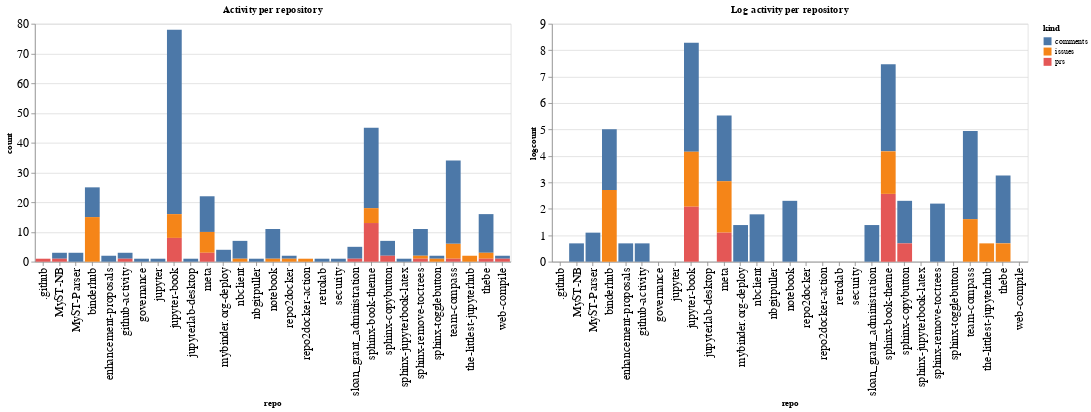

Notebook code for this chart:
### Code cell
ch1 = alt.Chart(repo_summaries, width=600, title="Activity per repository").mark_bar().encode(
    x='repo',
    y='count',
    color='kind',
    tooltip="kind"
)

ch2 = alt.Chart(repo_summaries, width=600, title="Log activity per repository").mark_bar().encode(
    x='repo',
    y='logcount',
    color='kind',
    tooltip="kind"
)

ch1 | ch2

### Figure 1 — Vega-Lite specification as saved in the notebook (floating-point values rounded to 4 significant figures)
{"config": {"axisLeft": {"labelFontSize": 15}, "axisBottom": {"labelFontSize": 15}}, "hconcat": [{"mark": "bar", "encoding": {"color": {"type": "nominal", "field": "kind"}, "tooltip": {"type": "nominal", "field": "kind"}, "x": {"type": "nominal", "field": "repo"}, "y": {"type": "quantitative", "field": "count"}}, "title": "Activity per repository", "width": 600}, {"mark": "bar", "encoding": {"color": {"type": "nominal", "field": "kind"}, "tooltip": {"type": "nominal", "field": "kind"}, "x": {"type": "nominal", "field": "repo"}, "y": {"type": "quantitative", "field": "logcount"}}, "title": "Log activity per repository", "width": 600}], "data": {"name": "data-ce3b6317eb01c195d6fdc9ecfeb22109"}, "$schema": "https://vega.github.io/schema/vega-lite/v4.8.1.json", "datasets": {"data-ce3b6317eb01c195d6fdc9ecfeb22109": [{"repo": ".github", "kind": "prs", "count": 1, "logcount": 0.0}, {"repo": "MyST-NB", "kind": "comments", "count": 2, "logcount": 0.6931}, {"repo": "MyST-NB", "kind": "prs", "count": 1, "logcount": 0.0}, {"repo": "MyST-Parser", "kind": "comments", "count": 3, "logcount": 1.099}, {"repo": "binderhub", "kind": "comments", "count": 10, "logcount": 2.303}, {"repo": "binderhub", "kind": "issues", "count": 15, "logcount": 2.708}, {"repo": "enhancement-proposals", "kind": "comments", "count": 2, "logcount": 0.6931}, {"repo": "github-activity", "kind": "comments", "count": 2, "logcount": 0.6931}, {"repo": "github-activity", "kind": "prs", "count": 1, "logcount": 0.0}, {"repo": "governance", "kind": "comments", "count": 1, "logcount": 0.0}, {"repo": "jupyter", "kind": "comments", "count": 1, "logcount": 0.0}, {"repo": "jupyter-book", "kind": "comments", "count": 62, "logcount": 4.127}, {"repo": "jupyter-book", "kind": "issues", "count": 8, "logcount": 2.079}, {"repo": "jupyter-book", "kind": "prs", "count": 8, "logcount": 2.079}, {"repo": "jupyterlab-desktop", "kind": "comments", "count": 1, "logcount": 0.0}, {"repo": "meta", "kind": "comments", "count": 12, "logcount": 2.485}, {"repo": "meta", "kind": "issues", "count": 7, "logcount": 1.946}, {"repo": "meta", "kind": "prs", "count": 3, "logcount": 1.099}, {"repo": "mybinder.org-deploy", "kind": "comments", "count": 4, "logcount": 1.386}, {"repo": "nbclient", "kind": "comments", "count": 6, "logcount": 1.792}, {"repo": "nbclient", "kind": "issues", "count": 1, "logcount": 0.0}, {"repo": "nbgitpuller", "kind": "comments", "count": 1, "logcount": 0.0}, {"repo": "notebook", "kind": "comments", "count": 10, "logcount": 2.303}, {"repo": "notebook", "kind": "issues", "count": 1, "logcount": 0.0}, {"repo": "repo2docker", "kind": "comments", "count": 1, "logcount": 0.0}, {"repo": "repo2docker", "kind": "issues", "count": 1, "logcount": 0.0}, {"repo": "repo2docker-action", "kind": "issues", "count": 1, "logcount": 0.0}, {"repo": "retrolab", "kind": "comments", "count": 1, "logcount": 0.0}, {"repo": "security", "kind": "comments", "count": 1, "logcount": 0.0}, {"repo": "sloan_grant_administration", "kind": "comments", "count": 4, "logcount": 1.386}, {"repo": "sloan_grant_administration", "kind": "prs", "count": 1, "logcount": 0.0}, {"repo": "sphinx-book-theme", "kind": "comments", "count": 27, "logcount": 3.296}, {"repo": "sphinx-book-theme", "kind": "issues", "count": 5, "logcount": 1.609}, {"repo": "sphinx-book-theme", "kind": "prs", "count": 13, "logcount": 2.565}, {"repo": "sphinx-copybutton", "kind": "comments", "count": 5, "logcount": 1.609}, {"repo": "sphinx-copybutton", "kind": "prs", "count": 2, "logcount": 0.6931}, {"repo": "sphinx-jupyterbook-latex", "kind": "comments", "count": 1, "logcount": 0.0}, {"repo": "sphinx-remove-toctrees", "kind": "comments", "count": 9, "logcount": 2.197}, {"repo": "sphinx-remove-toctrees", "kind": "issues", "count": 1, "logcount": 0.0}, {"repo": "sphinx-remove-toctrees", "kind": "prs", "count": 1, "logcount": 0.0}, {"repo": "sphinx-togglebutton", "kind": "comments", "count": 1, "logcount": 0.0}, {"repo": "sphinx-togglebutton", "kind": "issues", "count": 1, "logcount": 0.0}, {"repo": "team-compass", "kind": "comments", "count": 28, "logcount": 3.332}, {"repo": "team-compass", "kind": "issues", "count": 5, "logcount": 1.609}, {"repo": "team-compass", "kind": "prs", "count": 1, "logcount": 0.0}, {"repo": "the-littlest-jupyterhub", "kind": "issues", "count": 2, "logcount": 0.6931}, {"repo": "thebe", "kind": "comments", "count": 13, "logcount": 2.565}, {"repo": "thebe", "kind": "issues", "count": 2, "logcount": 0.6931}, {"repo": "thebe", "kind": "prs", "count": 1, "logcount": 0.0}, {"repo": "web-compile", "kind": "comments", "count": 1, "logcount": 0.0}, {"repo": "web-compile", "kind": "prs", "count": 1, "logcount": 0.0}]}}
